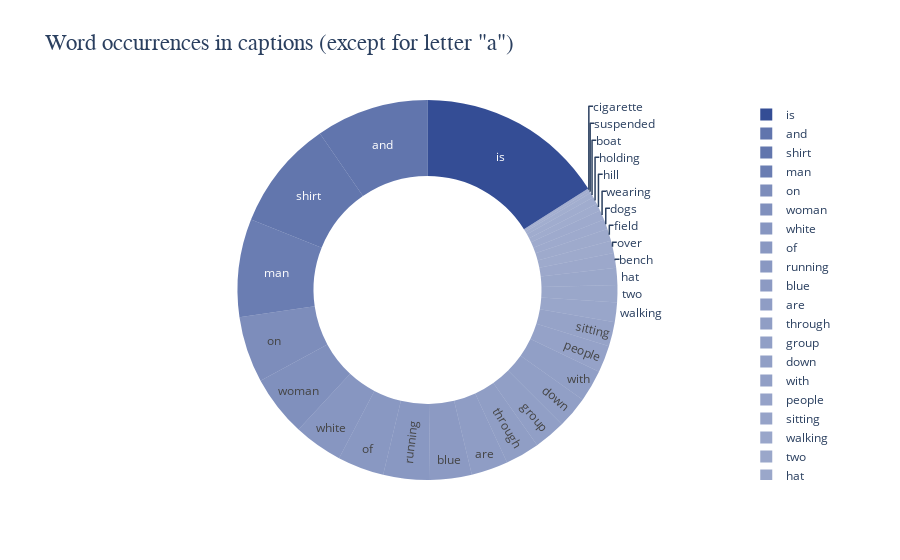

Notebook code for this chart:
### Code cell
word_occurrences(list(generated_captions.values()))

### Figure 1 — Plotly figure (JSON) as saved in the notebook; plotly's stock layout.template omitted (floating-point values rounded to 4 significant figures)
{"data": [{"hole": 0.6, "labels": ["group", "of", "people", "are", "walking", "down", "hill", "boat", "is", "suspended", "over", "two", "dogs", "running", "through", "field", "woman", "and", "sitting", "on", "bench", "wearing", "white", "hat", "holding", "cigarette", "man", "with", "blue", "shirt"], "marker": {"colors": ["rgba(30, 58, 138, 0.4844155844155844)", "rgba(30, 58, 138, 0.5233766233766234)", "rgba(30, 58, 138, 0.4714285714285714)", "rgba(30, 58, 138, 0.4974025974025974)", "rgba(30, 58, 138, 0.451948051948052)", "rgba(30, 58, 138, 0.4844155844155844)", "rgba(30, 58, 138, 0.4194805194805195)", "rgba(30, 58, 138, 0.412987012987013)", "rgba(30, 58, 138, 0.9)", "rgba(30, 58, 138, 0.4064935064935065)", "rgba(30, 58, 138, 0.4324675324675325)", "rgba(30, 58, 138, 0.4454545454545455)", "rgba(30, 58, 138, 0.425974025974026)", "rgba(30, 58, 138, 0.5233766233766234)", "rgba(30, 58, 138, 0.49090909090909096)", "rgba(30, 58, 138, 0.4324675324675325)", "rgba(30, 58, 138, 0.5623376623376624)", "rgba(30, 58, 138, 0.6987012987012987)", "rgba(30, 58, 138, 0.464935064935065)", "rgba(30, 58, 138, 0.5753246753246753)", "rgba(30, 58, 138, 0.438961038961039)", "rgba(30, 58, 138, 0.425974025974026)", "rgba(30, 58, 138, 0.5298701298701298)", "rgba(30, 58, 138, 0.4454545454545455)", "rgba(30, 58, 138, 0.4194805194805195)", "rgba(30, 58, 138, 0.4064935064935065)", "rgba(30, 58, 138, 0.6597402597402597)", "rgba(30, 58, 138, 0.4844155844155844)", "rgba(30, 58, 138, 0.5103896103896104)", "rgba(30, 58, 138, 0.6922077922077923)"]}, "textinfo": "label", "type": "pie", "values": [13, 19, 11, 15, 8, 13, 3, 2, 77, 1, 5, 7, 4, 19, 14, 5, 25, 46, 10, 27, 6, 4, 20, 7, 3, 1, 40, 13, 17, 45]}], "layout": {"title": {"font": {"family": "Balto", "size": 23}, "text": "Word occurrences in captions (except for letter \"a\")"}}}
